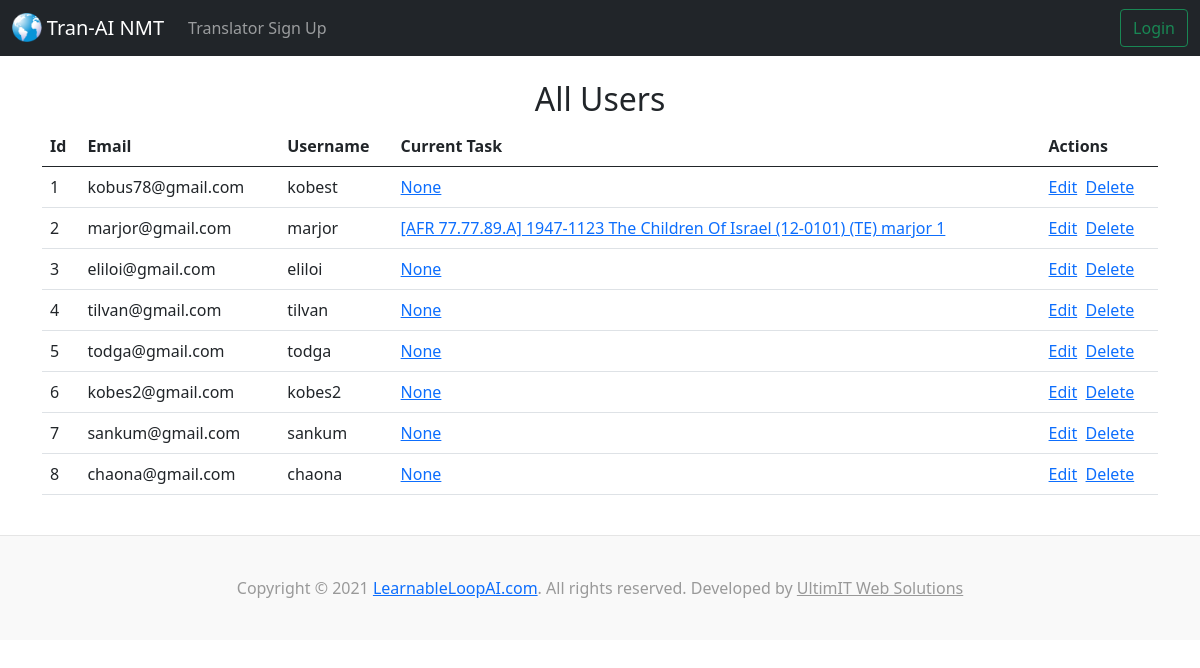
The app's page /users/, older data.
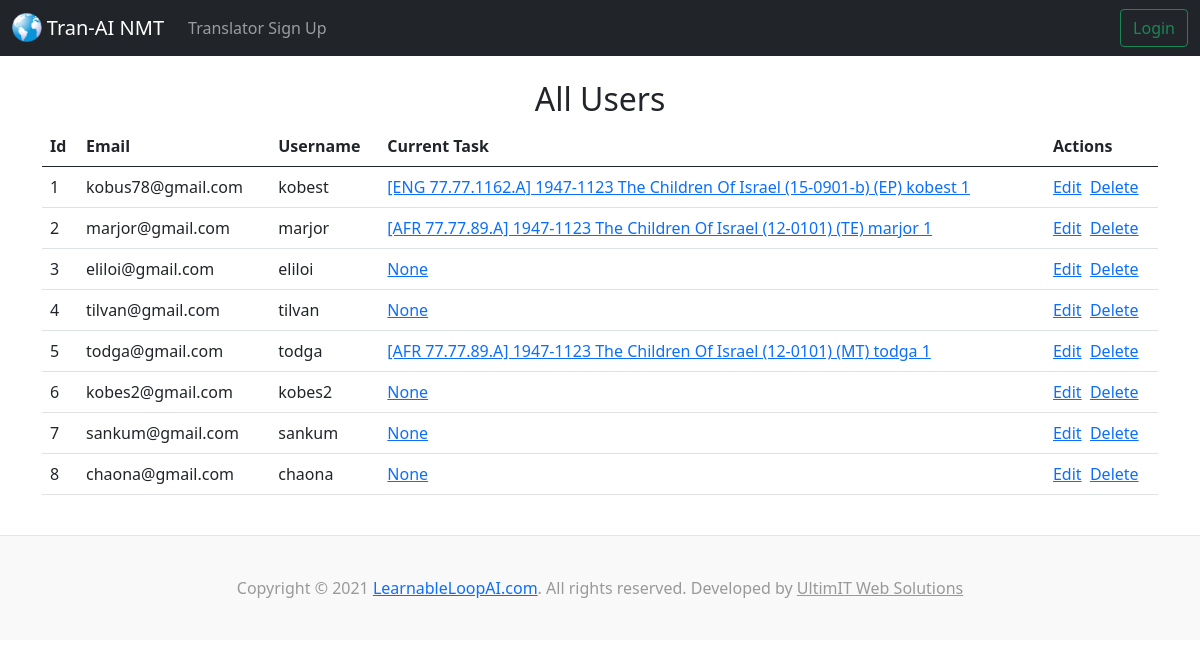
The same page, newer data.
### accounts/models.py (models this page shows, shortened)
class CustomUser(AbstractBaseUser, PermissionsMixin):
    email = models.EmailField(_('email address'), unique=True)
    username = models.CharField(_('username'), max_length=6, default='')
    admin = models.BooleanField(default=False)
    is_staff = models.BooleanField(default=False)
    is_active = models.BooleanField(default=True)
    created_at = models.DateTimeField(default=timezone.now)
    cur_task = models.ForeignKey(Task, blank=True, null=True, on_delete=models.CASCADE)
    USERNAME_FIELD = 'email'
    REQUIRED_FIELDS = []
    objects = CustomUserManager()

### tranai/models.py (models this page shows, shortened)
class Task(models.Model):
  class Role(models.TextChoices):
    EP = 'EP', _('English Provider (EP)')
    EE = 'EE', _('English Editor (EE)')
    NT = 'NT', _('No Translator (NT)')
    MT = 'MT', _('Machine Translator (MT)')
    HT = 'HT', _('Human Translator (HT)')
    TE = 'TE', _('Translation Editor (TE)')
    SE = 'SE', _('Scripture Editor (SE)')
    PE = 'PE', _('Poetry Editor (PE)')
    CE = 'CE', _('Chief Editor (CE)')
    LA = 'LA', _('Language Administrator (LA)')
  class Status(models.TextChoices):
    ip = 'ip', _('In Process (ip)')
    cd = 'cd', _('Completed (cd)')
    te = 'te', _('TE editing (te)')
    ce = 'ce', _('CE editing (ce)')
    qe = 'qe', _('QE editing (qe)')
    pg = 'pg', _('Publishing (pg)')
    pd = 'pd', _('Published (pd)')
    pr = 'pr', _('Pruned (pr)')
  translation = models.ForeignKey(Translation, blank=False, null=False, on_delete=models.DO_NOTHING, related_name='tasks')
  user = models.ForeignKey(settings.AUTH_USER_MODEL, blank=False, null=False, on_delete=models.DO_NOTHING, related_name='tasks') #for accounts app
  role = models.CharField('Role', max_length=2, validators=[MinLengthValidator(2), MaxLengthValidator(2)], choices=Role.choices, default=Role.TE, blank=False, null=False,)
  active = models.BooleanField('Active', default=False)
  place = models.IntegerField('Place', default=1, validators=[MinValueValidator(1)], blank=False, null=False,)
  ci = models.BooleanField('Content imported', default=False)
  status = models.CharField('Status', max_length=2, validators=[MinLengthValidator(2), MaxLengthValidator(2)], choices=Status.choices, default=Status.ip, blank=False, null=False,)
  ccs = models.IntegerField('Final Create additions', blank=True, null=True,)
  ccs_k = models.IntegerField('- by klearing', blank=True, null=True,)
  ccs_m = models.IntegerField('- by modding', blank=True, null=True,)
  vcs = models.IntegerField('Final Vote additions', blank=True, null=True,)
  vcs_a = models.IntegerField('- by accepting', blank=True, null=True,)
  vcs_c = models.IntegerField('- by creating', blank=True, null=True,)
  vcs_t = models.IntegerField('- by topping', blank=True, null=True,)
  vcs_p = models.IntegerField('- by picking', blank=True, null=True,)
  ct = models.IntegerField('Final Create time (s)', blank=True, null=True,)
  vt = models.IntegerField('Final Vote time (s)', blank=True, null=True,)
  majtes = models.IntegerField('Final Majority Top Changes', blank=True, null=True,)
  tietes = models.IntegerField('Final Tie Top Changes', blank=True, null=True,)
  notes = models.CharField('Notes', max_length=200, blank=True, null=True,)
  def __str__(self):
    return f"[{self.translation.lan} {self.translation.blkc}.{self.translation.subc}.{self.translation.senc}.{self.translation.xcrip}] {self.translation.document.descriptor} {self.translation.document.title} ({self.translation.version}) ({self.role}) {self.user.username} {self.place}"

class Translation(models.Model):
  class Transcription(models.TextChoices):
    ANDES = 'A', _('Andes')
    MAMALIS = 'M', _('Mamalis')
  lan = models.CharField('Language', max_length=3)
  tran_title = models.CharField('Translated title', max_length=70)
  descrip = models.TextField('Description', blank=True, null=True, max_length=500)
  blkc = models.IntegerField('Block count')
  subc = models.IntegerField('Sub-block count')
  senc = models.IntegerField('Sentence count')
  xcrip = models.CharField('Transcription', max_length=1, choices=Transcription.choices, default=Transcription.ANDES, blank=False,)
  li = models.BooleanField('Lookup imported (eng) / translate contributions randomized (oth)')
  pubdate = models.DateField('Publication date', default=datetime.date.today)
  version = models.CharField('Version', max_length=20)
  document = models.ForeignKey(Document, blank=True, null=True, on_delete=models.CASCADE, related_name='translations')
  eng_tran = models.ForeignKey('self', blank=True, null=True, on_delete=models.CASCADE,)

class Document(models.Model):
  class TimeOfDay(models.TextChoices):
    NO_TOD = 'n', _('No Time Of Day')
    SUNRISE = 's', _('Sunrise')
    BREAKFAST = 'b', _('Breakfast')
    MORNING = 'x', _('Morning')
    AFTERNOON = 'y', _('Afternoon')
    EVENING = 'z', _('Evening')
  class DayOfWeek(models.TextChoices):
    SUNDAY = 'su', _('Sunday')
    MONDAY = 'mo', _('Monday')
    TUESDAY = 'tu', _('Tuesday')
    WEDNESDAY = 'we', _('Wednesday')
    THURSDAY = 'th', _('Thursday')
    FRIDAY = 'fr', _('Friday')
    SATURDAY = 'sa', _('Saturday')
  dod = models.DateField('Date Of Delivery')
  tod = models.CharField('Time Of Day', max_length=1, validators=[MinLengthValidator(1), MaxLengthValidator(1)], choices=TimeOfDay.choices, default=TimeOfDay.NO_TOD, blank=False,)
  dow = models.CharField('Day Of Week', max_length=2, choices=DayOfWeek.choices, default=DayOfWeek.SUNDAY, blank=False,)
  title = models.CharField('Document Title', max_length=64, blank=False,)
  descriptor = models.CharField('Descriptor', max_length=120, blank=False,)

### tranai/views.py (the view)
# urls.py: path('users/', views.index_users, name='index-users'),
def index_users(request):
  User = get_user_model()
  users = User.objects.all()
  return render(request, 'tranai/index_users.html', {'users': users})

### tranai/templates/tranai/index_users.html
{% extends 'tranai/base.html' %}
{% block content %}
<center><h2>All Users</h2></center>
<table class="table table-hover">
  <thead>
    <tr>
      <th scope="col">Id</th>
      <th scope="col">Email</th>
      <th scope="col">Username</th>
      <th scope="col">Current Task</th>
      <th scope="col">Actions</th>
    </tr>
  </thead>
  <tbody>
{% for user in users %}
    <tr>
      <td>{{ user.id }}</td>
      <td>{{ user.email }}</td>
      <td>{{ user.username }}</td>
      <td><a href="">{{user.cur_task}}</a></td>
      <td><a href="">Edit</a>&nbsp;&nbsp;<a href="">Delete</a></td>
    </tr>
{% endfor %}
  </tbody>
</table>
{% endblock %}

Row changes from the older to the newer data that the page shows:
changed CustomUser "kobus78@gmail.com": cur_task "None" → "[ENG 77.77.1162.A] 1947-1123 The Children Of Israel (15-0901-b) (EP) kobest 1"
changed CustomUser "todga@gmail.com": cur_task "None" → "[AFR 77.77.89.A] 1947-1123 The Children Of Israel (12-0101) (MT) todga 1"
